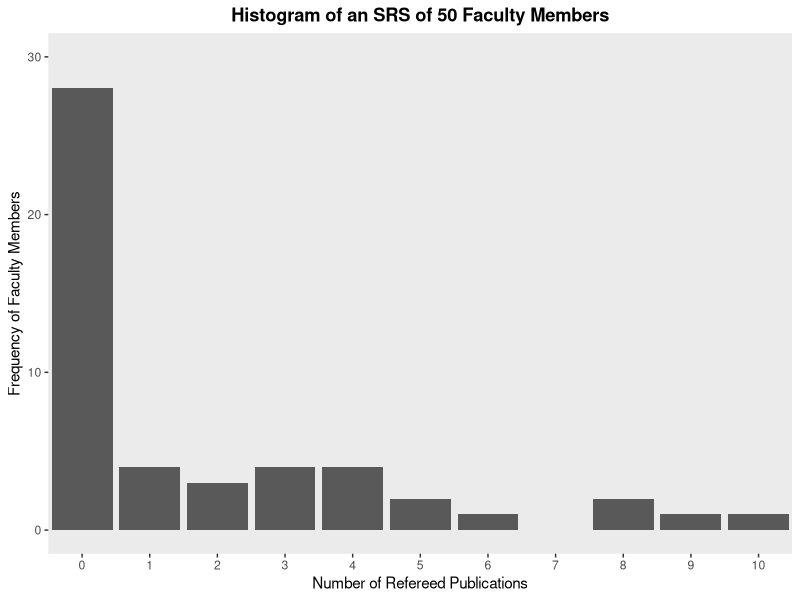
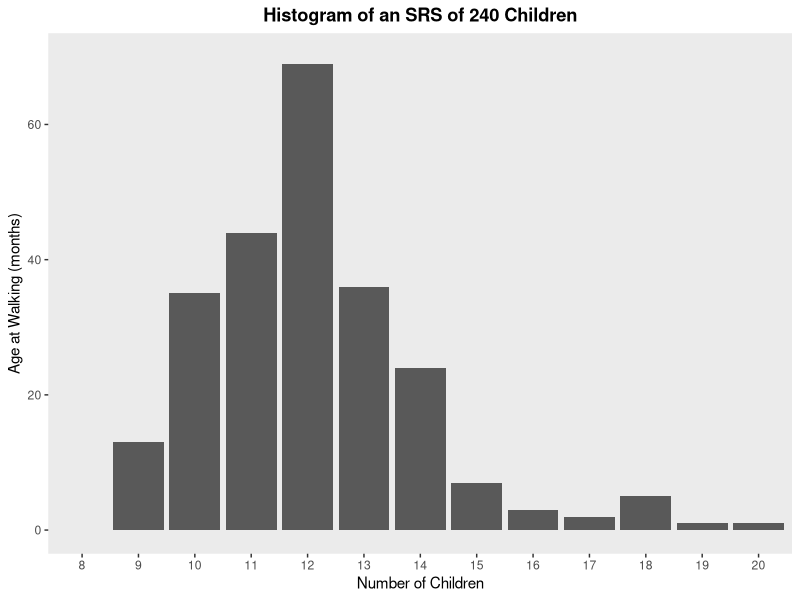

The R script that drew these images, in order:
library(ggplot2)

# 6/a
publication = 0:10
member = c(28, 4, 3, 4, 4, 2, 1, 0, 2, 1, 1)
df_6a = data.frame(publication, member)
ggplot(data=df_6a, aes(x=publication, y=member)) + geom_bar(stat='identity') + 
  coord_cartesian(xlim=c(0,10), ylim=c(0,30)) + scale_x_continuous(breaks=0:10) + 
  xlab('Number of Refereed Publications') + ylab('Frequency of Faculty Members') +
  ggtitle('Histogram of an SRS of 50 Faculty Members') + 
  theme(panel.grid=element_blank(), 
        plot.title=element_text(face='bold', hjust=0.5)) # plot the histogram

# 6/b
mean_6b = sum(publication * member) / 50
s2_6b = sum(member * (publication - mean_6b)^2) / 49
se_6b = sqrt(1/50-1/807) * sqrt(s2_6b)

# 6/c
G_hat_6c = sum(member * (publication - mean_6b)^3) / (50 * (sqrt(s2_6b))^3)
25 * G_hat_6c^2


# 11/a
age = 9:20
childrenNum = c(13, 35, 44, 69, 36, 24, 7, 3, 2, 5, 1, 1)
df_11a = data.frame(age, childrenNum)
ggplot(data=df_11a, aes(x=age, y=childrenNum)) + geom_bar(stat='identity') + 
  coord_cartesian(xlim=c(8,20), ylim=c(0,70)) + scale_x_continuous(breaks=8:20) + 
  xlab('Number of Children') + ylab('Age at Walking (months)') +
  ggtitle('Histogram of an SRS of 240 Children') + 
  theme(panel.grid=element_blank(), 
        plot.title=element_text(face='bold', hjust=0.5)) # plot the histogram

mean_11a = sum(age * childrenNum) / 240
s2_11a = sum(childrenNum * (age - mean_11a)^2) / 239
G_hat_11a = sum(childrenNum * (age - mean_11a)^3) / (240 * (sqrt(s2_11a))^3)
25 * G_hat_11a^2

# 11/b
se_11b = sqrt(s2_11a / 240)
CI_lb_11b = mean_11a - qnorm(0.975) * se_11b # lower bound of CI
CI_ub_11b = mean_11a + qnorm(0.975) * se_11b # upper bound of CI




